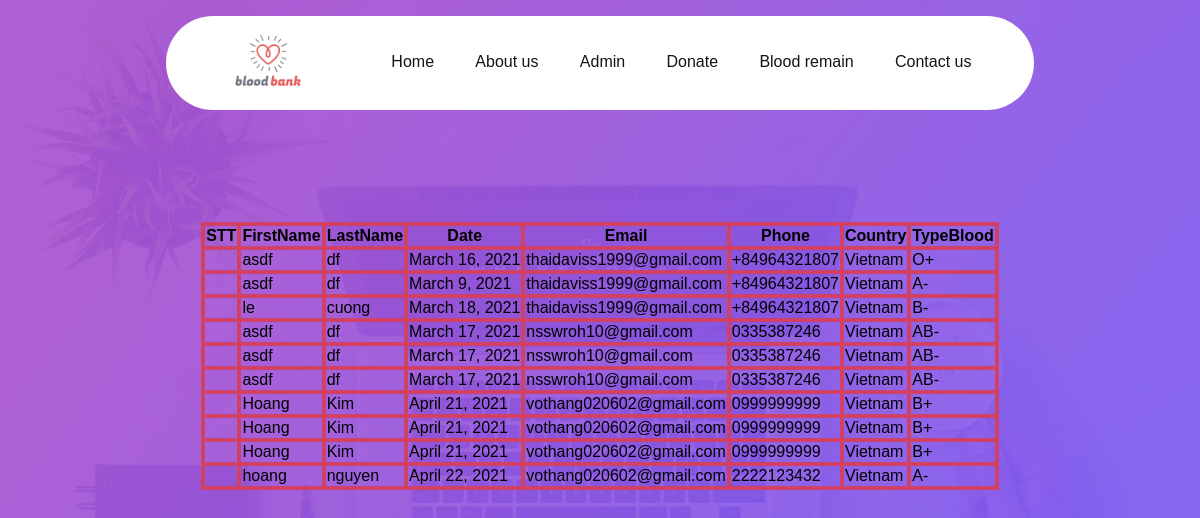
Screenshot of /manage/ with the database file from the repository.
### home/models.py (models this page shows)
class GetProfileDonate(models.Model):
    LastName = models.CharField(max_length=100)
    FirstName = models.CharField(max_length=100)
    Date = models.DateField(blank=True, null=True)
    Email = models.EmailField(max_length = 250)
    Phone = models.CharField(max_length=30)
    Country = models.CharField(max_length=100)
    TypeBlood = models.CharField(max_length=3)

### Manage/views.py (the view)
# urls.py: urlpatterns = [ path('manage/', views.showTable, name='mange'),
def showTable(request):
    Objs = GetProfileDonate.objects.all()
    print(len(Objs))
    customer_list = {'obj_records':Objs}
    return  render(request,'Manage/Admin_Manage.html',context=customer_list)

### Manage/templates/Manage/Admin_Manage.html (shortened to what this page needs)
<!DOCTYPE html>
<html lang="en">
<head>
    {% load static %}
    <link rel="stylesheet" href="{% static 'Manage/css/home.css' %}">
<link rel="stylesheet" href="https://cdnjs.cloudflare.com/ajax/libs/font-awesome/5.15.1/css/all.min.css" />
</head>
<body>
    <div class="container">
        <div class="div1" id="home">
            <div class="nav_bar">
                <div class="logo">
                    <a href="/" class="logo_link">
                        <img src="{% static 'Manage/img/logo.png' %}" alt="logo" ></a>
                    </div>
                <ul class="nav_list">
                    <li class="nav_item">
                        <a href="/" class="nav_link">Home</a>
                    </li>
                        <li class="nav_item">
                            <a href="#about-us" class="nav_link">About us</a>
                        </li>
                        <li class="nav_item">
                            <a href="/manage" class="nav_link">Admin</a>
                        </li>
                    <li class="nav_item">
                        <a href="/donate/" class="nav_link" id="link-donate" onclick="handleButtonDonateLink()" >Donate</a></li>
                        <li class="nav_item">
                        <a href="#bank-sysytem" class="nav_link">Blood remain</a></li>
                    <li class="nav_item">
                        <a href="#contactUs" class="nav_link">Contact us</a></li>
                </ul>
            </div>
        </div>
        <div class="div2" id ="table_record">
            {% if obj_records %}
            <table class="table table-striped">
                <thead class="thead-dark">
                    <th scope="col">STT</th>
                    <th scope="col">FirstName</th>
                    <th scope="col">LastName</th>
                    <th scope="col">Date</th>
                    <th scope="col">Email</th>
                    <th scope="col">Phone</th>
                    <th scope="col">Country</th>
                    <th scope="col">TypeBlood</th>
                </thead>
                {% for obj in obj_records  %}
                  <tr>
                      <td>{{obj.index}}</td>
                      <td>{{obj.FirstName}}</td>
                      <td>{{obj.LastName}}</td>
                      <td>{{obj.Date}}</td>
                      <td>{{obj.Email}}</td>
                      <td>{{obj.Phone}}</td>
                      <td>{{obj.Country}}</td>
                      <td>{{obj.TypeBlood}}</td>
                  </tr>
                {% endfor %}
            </table>
             {% else %}
             <p>No everyone donate blood!</p>
            {% endif %}
        </div>
        </div>
</body>
</html>

### Manage/static/Manage/css/home.css (style rules this page uses)
html { font-size: 100%; font-family: Arial, Helvetica, sans-serif; width: 100%; color: #000; padding: 0; margin: 0; background-image: url(../img/banner-bg.png); background-size: 100vw 100vh ; background-repeat: no-repeat; }
body { position: relative; }
.container { position: relative; }
table, td, tr,th { border: 4px solid rgb(209, 65, 101); border-collapse: collapse; }
li { list-style: none; font-size: 100%; }
.div1 { position: relative; }
a { text-decoration: none; color: rgb(20, 20, 20); }
.nav_bar { background-color: white; width: 70%; text-align: center; padding: 5px 20px; display: flex; flex-direction: row; margin: 0 auto; margin-bottom: 5px; border-radius: 70px; justify-content: space-evenly; margin-top: 1rem; }
.nav_bar .logo img { flex-basis: 20%; width: 5rem; height: auto; }
.nav_bar .nav_list { vertical-align: center; flex-basis: 70%; display: flex; justify-content: space-between; padding-top:1rem ; }
.div2 { display: flex; justify-content: space-evenly; margin-top:7rem ; }

### rows the page displays
GetProfileDonate: FirstName "asdf", LastName "df", Date "March 16, 2021", Email "thaidaviss1999@gmail.com", Phone "+84964321807", Country "Vietnam", TypeBlood "O+"
GetProfileDonate: FirstName "asdf", LastName "df", Date "March 9, 2021", Email "thaidaviss1999@gmail.com", Phone "+84964321807", Country "Vietnam", TypeBlood "A-"
GetProfileDonate: FirstName "le", LastName "cuong", Date "March 18, 2021", Email "thaidaviss1999@gmail.com", Phone "+84964321807", Country "Vietnam", TypeBlood "B-"
GetProfileDonate: FirstName "asdf", LastName "df", Date "March 17, 2021", Email "nsswroh10@gmail.com", Phone "0335387246", Country "Vietnam", TypeBlood "AB-"
GetProfileDonate: FirstName "asdf", LastName "df", Date "March 17, 2021", Email "nsswroh10@gmail.com", Phone "0335387246", Country "Vietnam", TypeBlood "AB-"
GetProfileDonate: FirstName "asdf", LastName "df", Date "March 17, 2021", Email "nsswroh10@gmail.com", Phone "0335387246", Country "Vietnam", TypeBlood "AB-"
GetProfileDonate: FirstName "Hoang", LastName "Kim", Date "April 21, 2021", Email "vothang020602@gmail.com", Phone "0999999999", Country "Vietnam", TypeBlood "B+"
GetProfileDonate: FirstName "Hoang", LastName "Kim", Date "April 21, 2021", Email "vothang020602@gmail.com", Phone "0999999999", Country "Vietnam", TypeBlood "B+"
GetProfileDonate: FirstName "Hoang", LastName "Kim", Date "April 21, 2021", Email "vothang020602@gmail.com", Phone "0999999999", Country "Vietnam", TypeBlood "B+"
GetProfileDonate: FirstName "hoang", LastName "nguyen", Date "April 22, 2021", Email "vothang020602@gmail.com", Phone "2222123432", Country "Vietnam", TypeBlood "A-"
